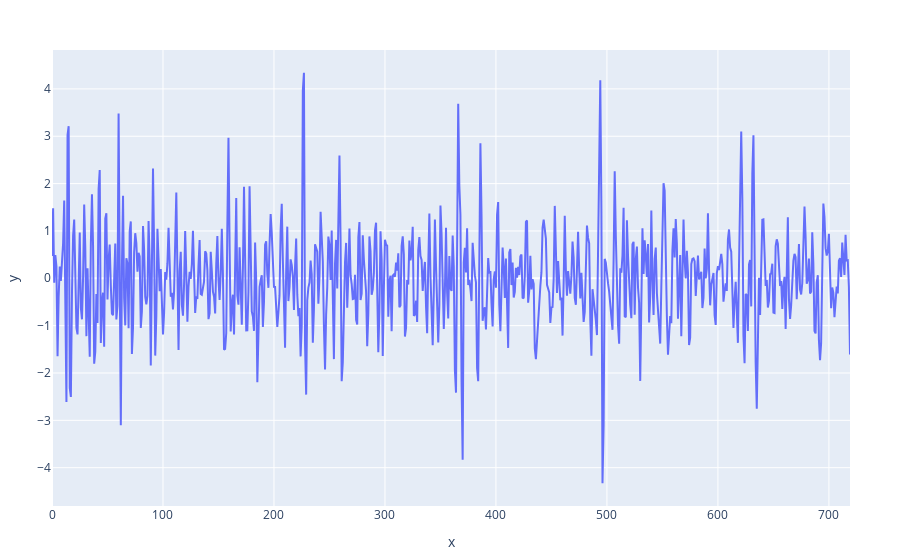

Notebook cell for this chart:
### Code cell
px.line(y=test_wesad_data[0,0])

### Figure 1 — Plotly figure (JSON) as saved in the notebook; plotly's stock layout.template omitted (floating-point values rounded to 4 significant figures; data arrays with more than 128 entries replaced by an {"elided": "..."} marker saying what was removed)
{"data": [{"hovertemplate": "x=%{x}<br>y=%{y}<extra></extra>", "legendgroup": "", "line": {"color": "#636efa", "dash": "solid"}, "marker": {"symbol": "circle"}, "mode": "lines", "name": "", "orientation": "v", "showlegend": false, "type": "scatter", "x": {"elided": "720 int values"}, "xaxis": "x", "y": {"elided": "720 float values"}, "yaxis": "y"}], "layout": {"legend": {"tracegroupgap": 0}, "xaxis": {"anchor": "y", "domain": [0, 1], "title": {"text": "x"}}, "yaxis": {"anchor": "x", "domain": [0, 1], "title": {"text": "y"}}}}
